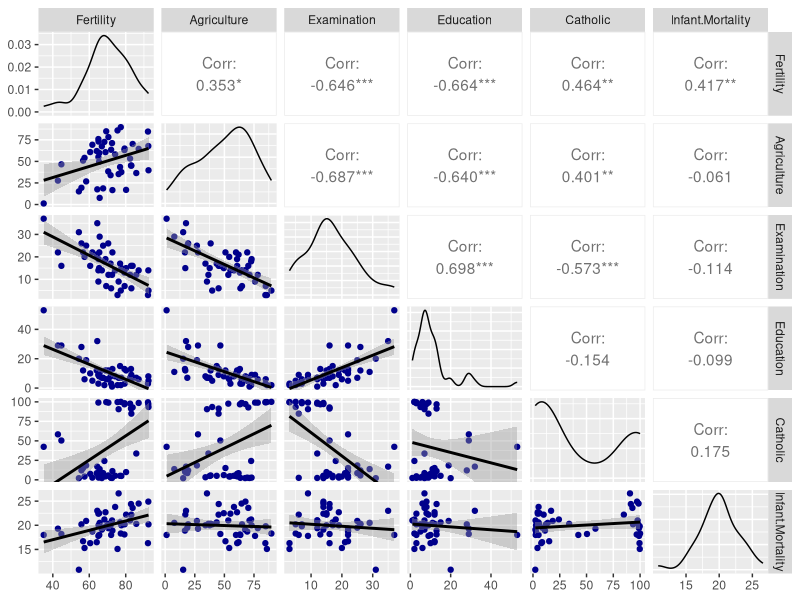

Generate this figure with R:
# Packages ----------------------------------------------------------------

library(datasets)
library(ggplot2)
library(GGally)

# Data --------------------------------------------------------------------

data(swiss)
 
ggpairs(swiss, lower = list(continuous = wrap("smooth", method = "lm", col = "blue4")))

# Simple Linear Regression: Fertility ~ Agriculture -----------------------

fit <- 
        lm(
                data = swiss,
                formula = Fertility ~ Agriculture
        )

sumfit <- 
        summary(fit)

# Multiple Linear Regression: Fertility ~ . ----------------------------------------------

fit <-
        lm(
                data = swiss,
                formula = Fertility ~ .
        )

sumfit <- 
        summary(fit)



